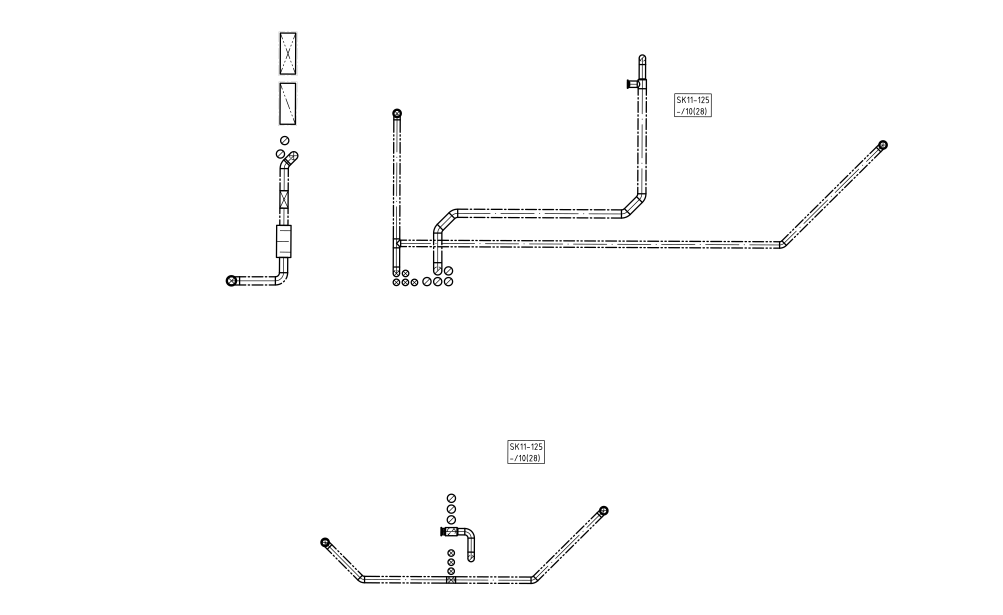
#> input picture images/image-3.png, 2006 x 1229 px (shown at 1/2 size)
$ python pipes-detection.py
#> lines starting #> are read from the running program, lines starting #| are printed output that depends on the picture; after the words box and inside, x2 and y2 are one past the last pixel; in counts of white or black regions, pixels touching at a corner belong together
import cv2
import numpy as np

# Load the HVAC drawing image
image_path = "images/image-3.png"
#image_path = "images/hus_5-11.png"
image = cv2.imread(image_path)
#> image is the input picture: shape (1229, 2006, 3); min 0, max 255, mean 252.3
gray_image = cv2.cvtColor(image, cv2.COLOR_BGR2GRAY)

# Apply Canny edge detection
edges = cv2.Canny(gray_image, 50, 150, apertureSize=3)
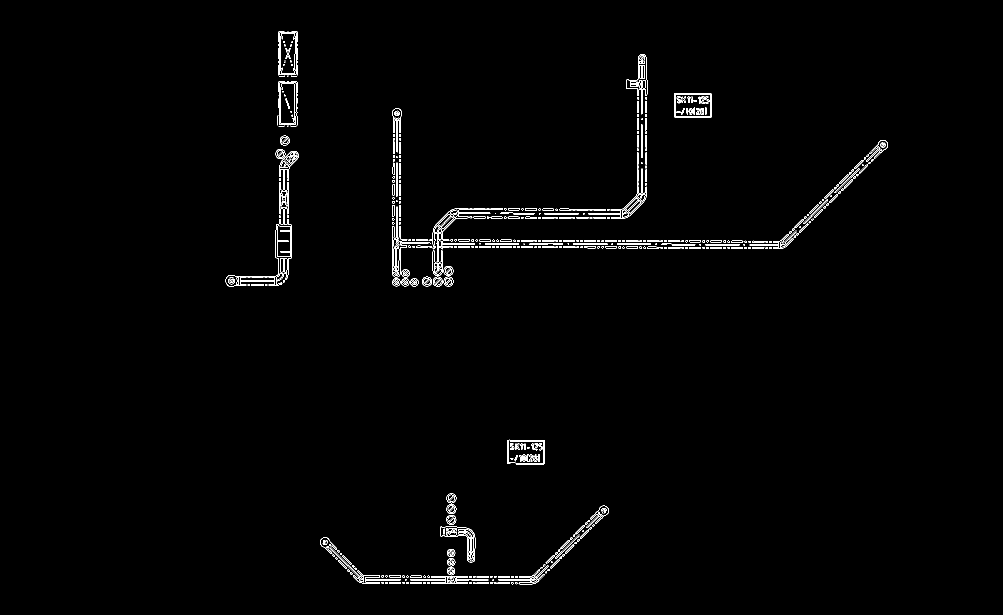
#> edges: shape (1229, 2006) (shown at 1/2 size); 1% white in thin lines or dots, all inside (x1, y1, x2, y2) = (451, 62, 1776, 1169)

# Detect lines using Hough Line Transform
lines = cv2.HoughLinesP(edges, 1, np.pi / 180, threshold=100, minLineLength=50, maxLineGap=10)
#> lines = 97 rows, first 6: [785, 494, 959, 494], [902, 482, 1134, 482], [1343, 488, 1577, 488], [1273, 481, 1491, 481], [1065, 493, 1312, 493], [561, 421, 561, 298]

# Draw the lines on the image
if lines is not None:
    for line in lines:
        x1, y1, x2, y2 = line[0]
        cv2.line(image, (x1, y1), (x2, y2), (0, 0, 205), 2)
#> this loop made 97 passes
#> (x1, y1, x2, y2) on passes 1 to 12: (785, 494, 959, 494), (902, 482, 1134, 482), (1343, 488, 1577, 488), (1273, 481, 1491, 481), (1065, 493, 1312, 493), (561, 421, 561, 298), (1606, 438, 1764, 280), (1023, 480, 1272, 480), (1105, 487, 1342, 487), (1027, 428, 1263, 428), (1550, 497, 1743, 304), (707, 1154, 964, 1154)
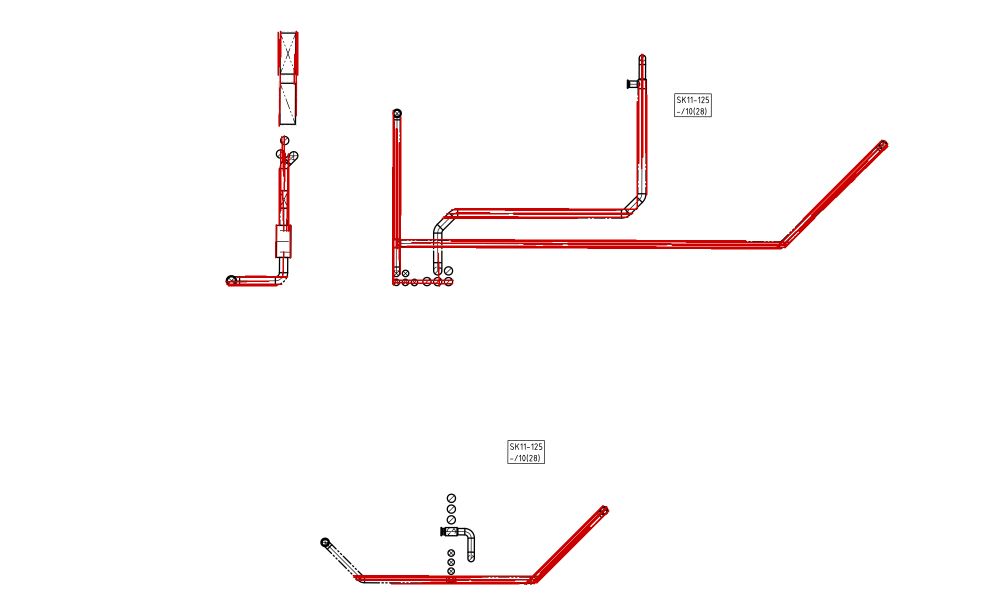
#> image: shape (1229, 2006, 3) (shown at 1/2 size); 1.8% of pixels changed, all inside (x1, y1, x2, y2) = (450, 61, 1777, 1170)

# Show the output image
#cv2.imshow("Detected Pipes", image)
#cv2.waitKey(0)
#cv2.destroyAllWindows()

cv2.imwrite('output-pipes.png', image)

$ run again, with images/hus_5-11.png copied over images/image-3.png
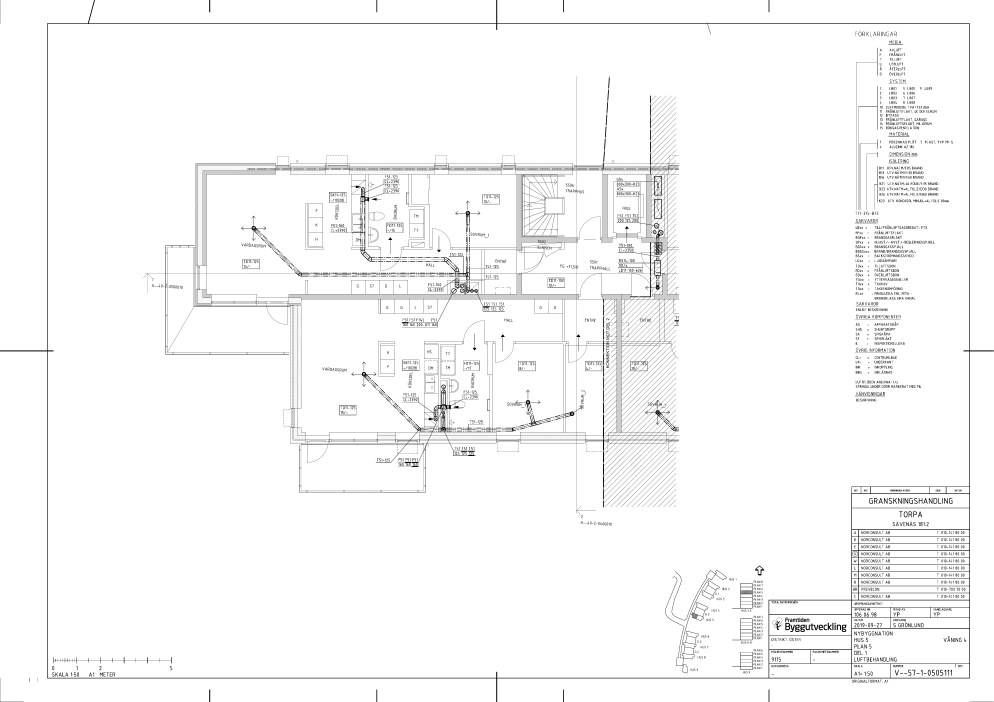
#> input picture images/hus_5-11.png, 4967 x 3509 px (shown at 1/5 size)
#> image is the input picture: shape (3509, 4967, 3); min 0, max 255, mean 248.6
#> `edges = cv2.Canny(gray_image, 50, 150, apertureSize=3)`:
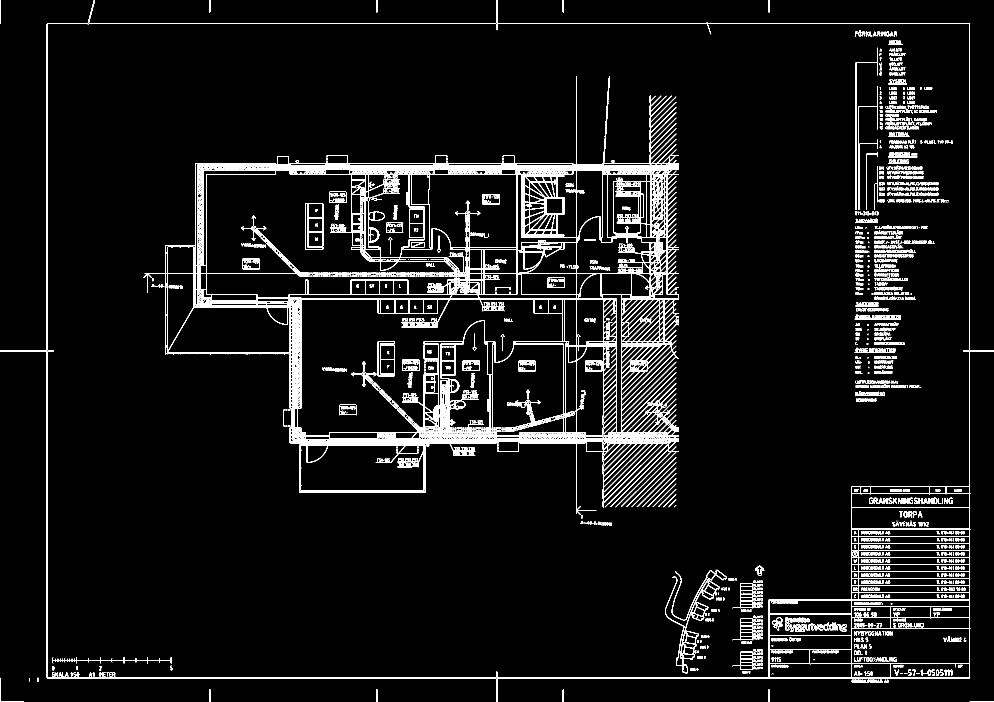
#> edges: shape (3509, 4967) (shown at 1/5 size); 2.8% white in thin lines or dots
#> lines = 1603 rows, first 6: [235, 3391, 4849, 3391], [234, 3388, 4849, 3388], [237, 116, 4847, 116], [235, 119, 4850, 119], [4846, 3387, 4846, 120], [234, 3387, 234, 120]
#> the loop `for line in lines:` made 1603 passes
#> after the loop `for line in lines:`:
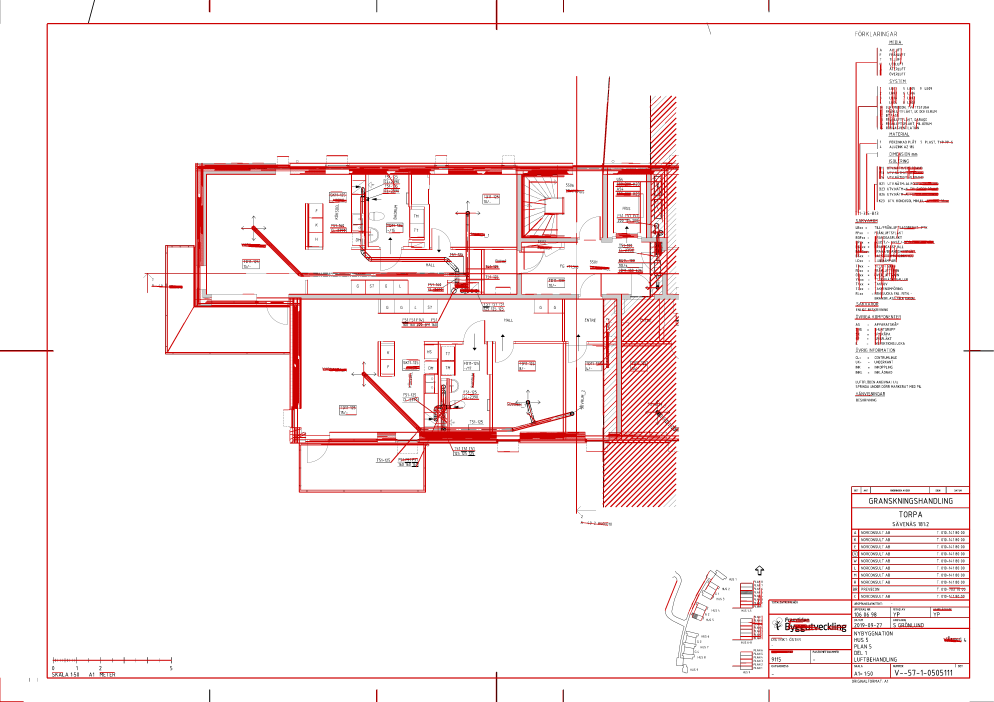
#> image: shape (3509, 4967, 3) (shown at 1/5 size); mean B, G, R 239.5, 239.5, 249.7

$ run again, with images/image-1.png copied over images/image-3.png
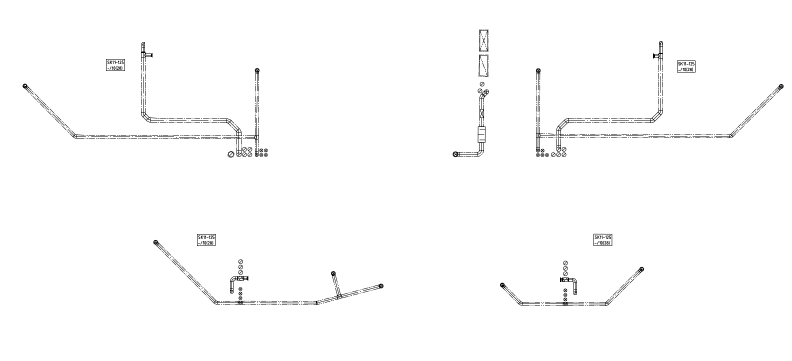
#> input picture images/image-1.png, 1584 x 721 px (shown at 1/2 size)
#> image is the input picture: shape (721, 1584, 3); min 0, max 255, mean 252.3
#> `edges = cv2.Canny(gray_image, 50, 150, apertureSize=3)`:
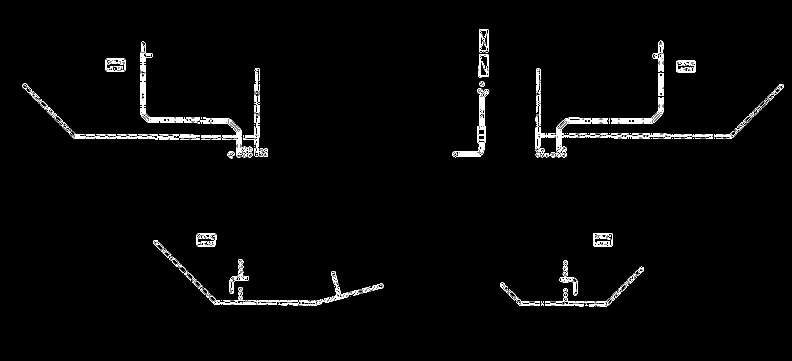
#> edges: shape (721, 1584) (shown at 1/2 size); 1.7% white in thin lines or dots, all inside (x1, y1, x2, y2) = (45, 59, 1568, 613)
#> lines = 68 rows, first 6: [141, 270, 518, 270], [1286, 269, 1471, 269], [1071, 272, 1297, 272], [168, 276, 357, 276], [446, 275, 517, 275], [1122, 244, 1309, 244]
#> the loop `for line in lines:` made 68 passes
#> after the loop `for line in lines:`:
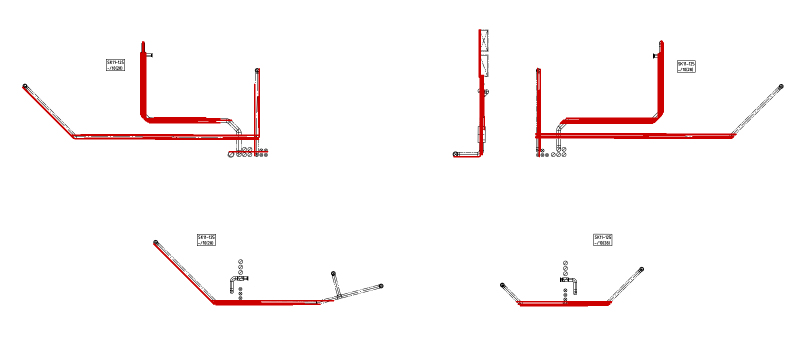
#> image: shape (721, 1584, 3) (shown at 1/2 size); 2.15% of pixels changed, all inside (x1, y1, x2, y2) = (44, 58, 1474, 613)

$ run again, with images/image-2.png copied over images/image-3.png
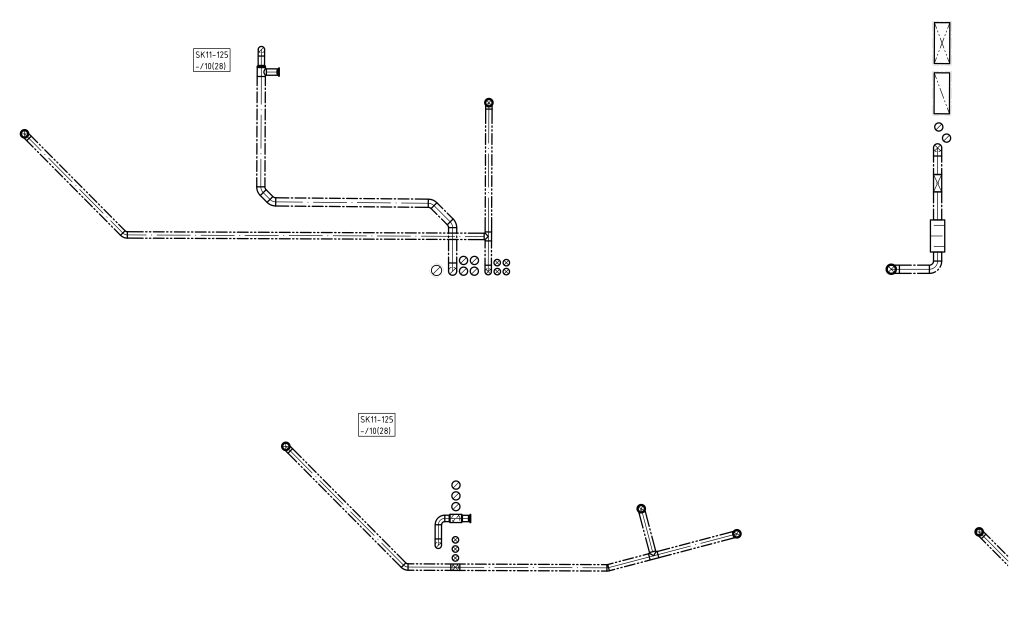
#> input picture images/image-2.png, 2050 x 1275 px (shown at 1/2 size)
#> image is the input picture: shape (1275, 2050, 3); min 0, max 255, mean 252.1
#> `edges = cv2.Canny(gray_image, 50, 150, apertureSize=3)`:
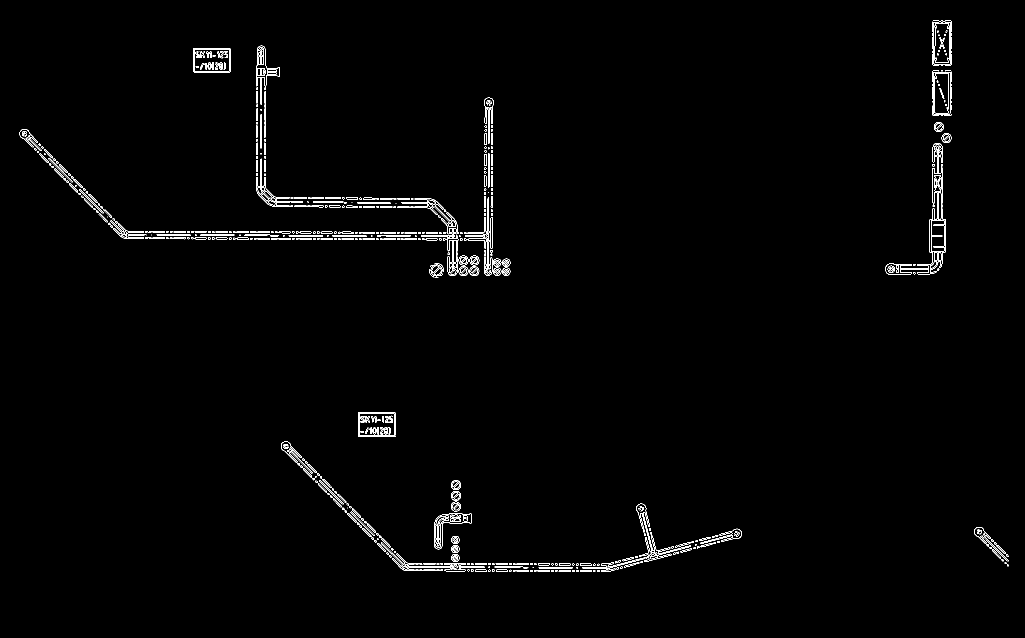
#> edges: shape (1275, 2050) (shown at 1/2 size); 1.1% white in thin lines or dots, all inside (x1, y1, x2, y2) = (39, 41, 2017, 1144)
#> lines = 107 rows, first 6: [314, 471, 534, 471], [653, 983, 811, 1141], [742, 477, 984, 477], [702, 464, 930, 464], [340, 465, 563, 465], [540, 470, 743, 470]
#> the loop `for line in lines:` made 107 passes
#> after the loop `for line in lines:`:
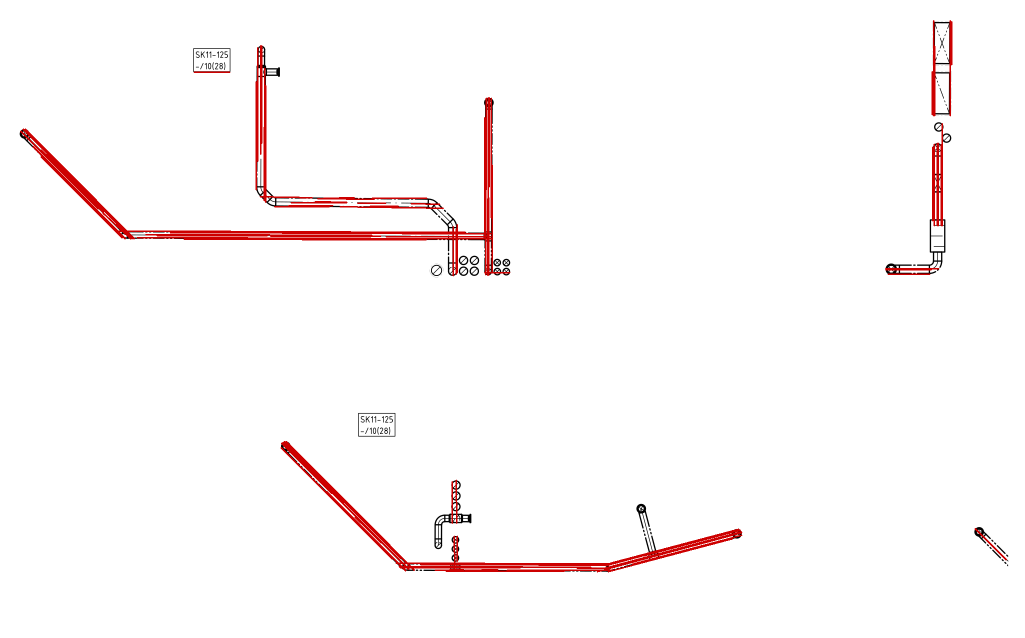
#> image: shape (1275, 2050, 3) (shown at 1/2 size); 1.9% of pixels changed, all inside (x1, y1, x2, y2) = (40, 40, 2014, 1145)
